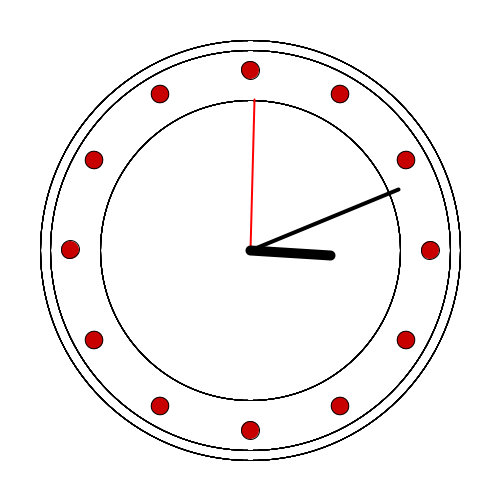
Frame 1 (no input)
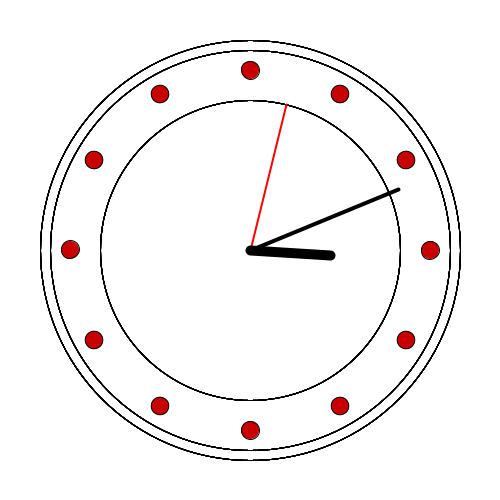
Frame 60 (the mouse pressed at the canvas centre just before this capture)
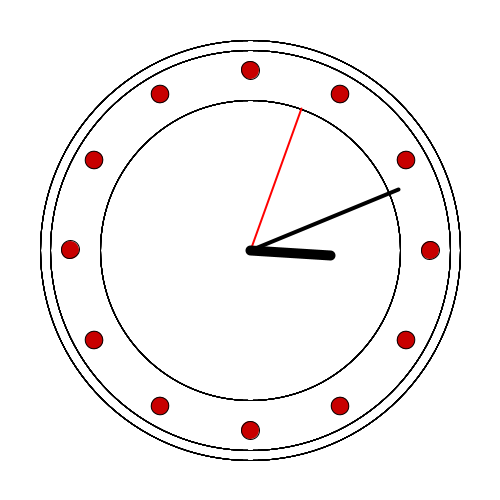
Frame 120 (the mouse held since frame 60 and released just before this capture)

The Processing sketch that drew these frames (run headless with seeded random() and noise(); from frame 60 on, the mouse is pressed at the canvas centre):

// Processing sketch: processing_142745
// ── processing_142745.pde

void setup()
{
background(0);
size(500, 500);
 
}
void draw()
{
 background(255);
  float sec = map(second(), 0, 60, 0, 360);
  float min = map(minute(), 0, 60, 0, 360);
  float h = map(hour(), 0, 12, 0, 360);
 translate(width/2, height/2);
   
 //rotate(radians(-100));
 //for (int i=0; i<360; i+=mouseX+1)
   
   for (int i=0; i<360; i+=360/12)
  {
   pushMatrix();
    rotate(radians(i));
    translate(0, 180);
    //translate(0, mouseX-180);
    strokeWeight(1);
    
    fill(200,0,0);
    ellipse(0, 0, 18, 18);
   popMatrix();
    
 pushMatrix();
  fill(#FF0000);
  strokeWeight(1);
  noFill();
  ellipse(0, 0, 300, 300);
  ellipse(0, 0, 400, 400);
   ellipse(0, 0, 420, 420);
 popMatrix();
 }
  
  rotate(radians(-90));
  noFill();
 //SEKUNDENZEIGER
  pushMatrix();
  rotate(radians(sec));
  strokeWeight(2);
  stroke(255,0,0);
  line(0, 0, 150, 5);
  popMatrix();
 //MINUTENZEIGER
  pushMatrix();
  stroke(0);
  rotate(radians(min));
  strokeWeight(4);
  line(0, 0, 160, 5);
  popMatrix();
 //STUNDENZEIGER
  pushMatrix();
  rotate(radians(h));
  strokeWeight(10);
  line(0, 0, 80, 5);
  popMatrix();
    
  }
